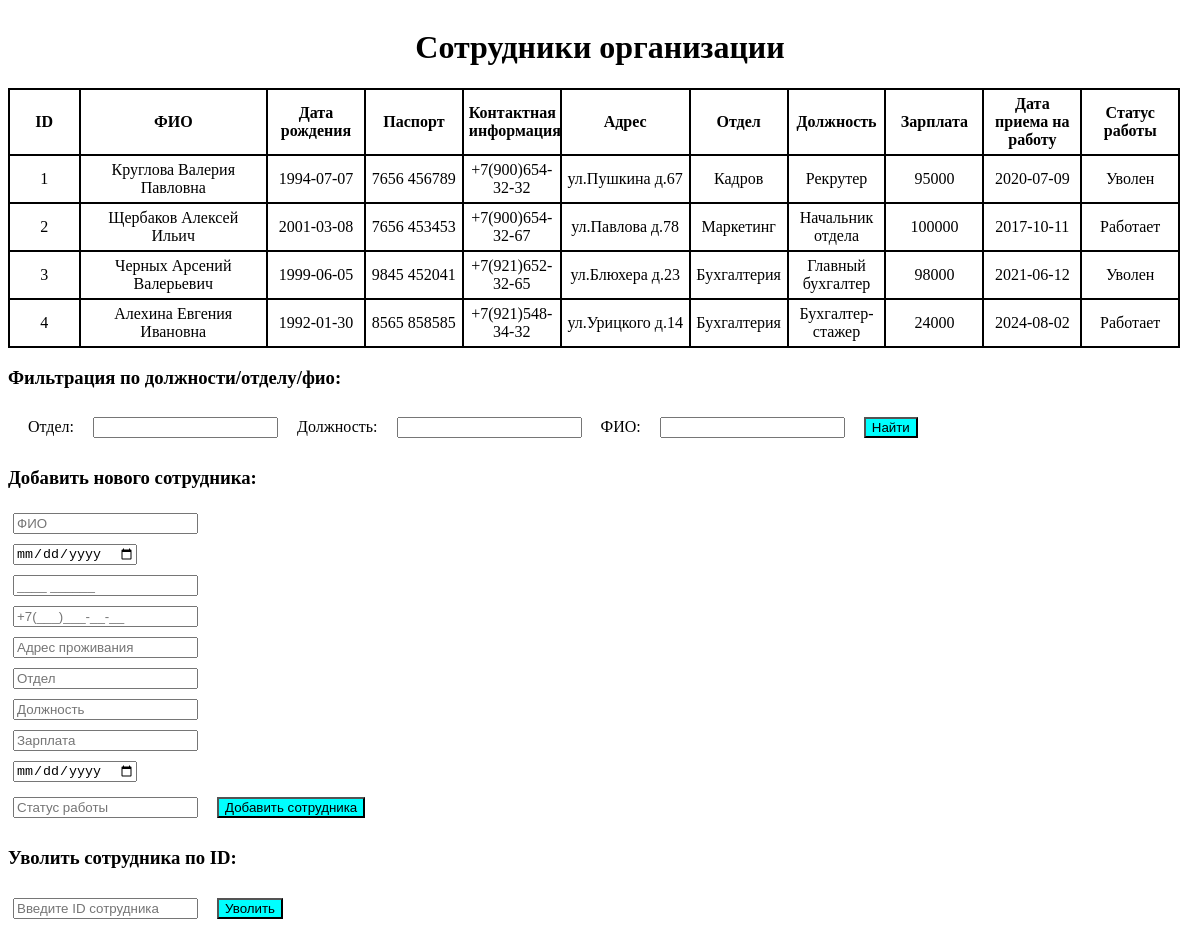
Before: / with the older database file.
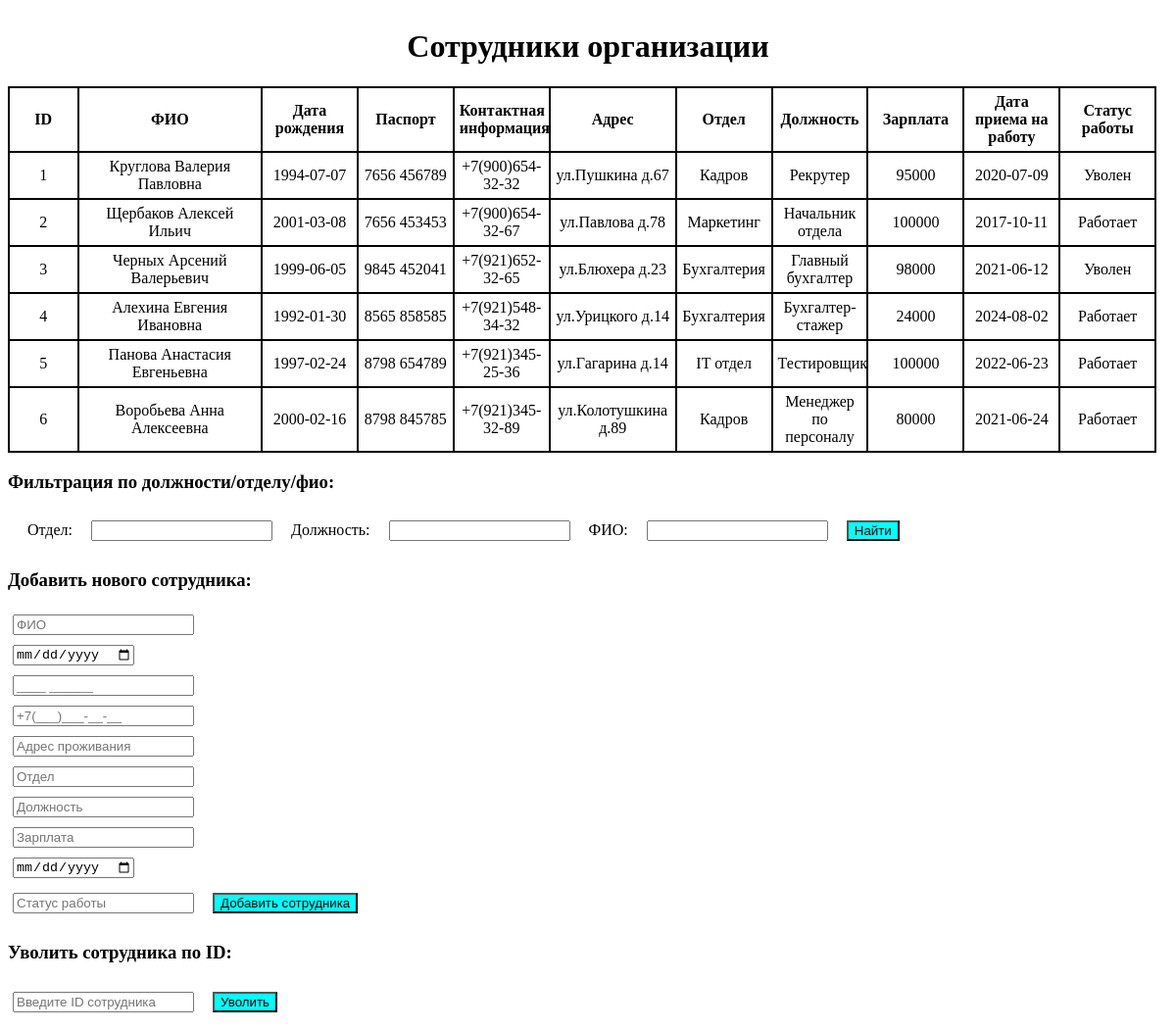
After: the same page with the newer database file.
### tables this page shows
CREATE TABLE `sotr` (
  `ID` int(11) NOT NULL,
  `FIO` varchar(75) NOT NULL,
  `DataRozhdenia` date NOT NULL,
  `Pasport` varchar(15) NOT NULL,
  `KontaktnayaInfa` varchar(75) NOT NULL,
  `Adres` varchar(75) NOT NULL,
  `Otdel` varchar(75) NOT NULL,
  `Dolzhnost` varchar(75) NOT NULL,
  `Zarplata` int(11) NOT NULL,
  `DataPrinatia` date NOT NULL,
  `Statusr` varchar(10) NOT NULL
);

### index.php (the view, shortened to what this page needs)
<!DOCTYPE html>
<html lang="en">
<head>
    <link href="style.css" rel="stylesheet" type="text/css">
</head>
<body>
<?php
require_once 'config.php';
$FOtdel = isset($_GET['FOtdel']) ?$_GET['FOtdel'] : '';
$FDolzhnost = isset($_GET['FDolzhnost']) ?$_GET['FDolzhnost'] : '';$FFIO = isset($_GET['FFIO']) ?$_GET['FFIO'] : '';
$query = "SELECT * FROM sotr WHERE 1=1";
$result = mysqli_query($conn, $query);
$list = array();
while ($row = mysqli_fetch_assoc($result)) {
$list[] = $row;
}
?>
<h1>Сотрудники организации</h1>
<table>
<thead>
    <th style=width:5%>ID</th>
    <th style=width:15%;>ФИО</th>
    <th>Дата рождения</th>
    <th>Паспорт</th>
    <th>Контактная информация</th>
    <th style=width:10%;>Адрес</th>
    <th>Отдел</th>
    <th>Должность</th>
    <th>Зарплата</th>
    <th>Дата приема на работу</th>
    <th>Статус работы</th>
</thead>
<tbody>
    <?php foreach($list as $item): ?>
        <tr>
            <td> <?php echo htmlspecialchars($item['ID']);?></td>
            <td> <?php echo htmlspecialchars($item['FIO']);?></td>
            <td> <?php echo htmlspecialchars($item['DataRozhdenia']);?></td>
            <td> <?php echo htmlspecialchars($item['Pasport']);?></td>
            <td> <?php echo htmlspecialchars($item['KontaktnayaInfa']);?></td>
            <td> <?php echo htmlspecialchars($item['Adres']);?></td>
            <td> <?php echo htmlspecialchars($item['Otdel']);?></td>
            <td> <?php echo htmlspecialchars($item['Dolzhnost']);?></td>
            <td> <?php echo htmlspecialchars($item['Zarplata']);?></td>
            <td> <?php echo htmlspecialchars($item['DataPrinatia']);?></td>
            <td> <?php echo htmlspecialchars($item['Statusr']);?></td>
        </tr>
    <?php endforeach; ?>
</tbody>
</table>
<h3> Фильтрация по должности/отделу/фио: </h3>
<form class = "filtr" method="GET" action="">
    <label class = "filtr" for="Otdel">Отдел:</label>
    <input type="text" id="Otdel" name="FOtdel" value="<?php echo htmlspecialchars($FOtdel); ?>">
    <label class = "filtr" for="Dolzhnost">Должность:</label>
    <input type="text" id="Dolzhnost" name="FDolzhnost" value="<?php echo htmlspecialchars($FDolzhnost); ?>">
    <label class = "filtr" for="FIO">ФИО:</label>
    <input type="text" id="FIO" name="FFIO" value="<?php echo htmlspecialchars($FFIO); ?>">
    <button type="submit">Найти</button>
</form>
<h3>Добавить нового сотрудника:</h3>
<form method="POST" action="">
<input type="text" name="FIO" placeholder="ФИО" required><br>
<input type="date" name="DataRozhdenia" placeholder="Дата рождения" required><br>
<input type="text" id="pasport" name="Pasport" placeholder="____ ______" required><br>
<input type="text" id="phone" name="KontaktnayaInfa" placeholder="+7(___)___-__-__" required><br>
<input type="text" name="Adres" placeholder="Адрес проживания" required><br>
<input type="text" name="Otdel" placeholder="Отдел" required><br>
<input type="text" name="Dolzhnost" placeholder="Должность" required><br>
<input type="number" name="Zarplata" placeholder="Зарплата" required><br>
<input type="date" name="DataPrinatia" placeholder="Дата принятия на работу" required><br>
<input type="text" name="Statusr" placeholder="Статус работы" required>
<button type="submit">Добавить сотрудника</button>
</form>
<h3>Уволить сотрудника по ID:</h3>
<form method="POST" action="">
<input type="number" name="id" placeholder="Введите ID сотрудника" required>
<button type="submit">Уволить</button>
</form>
</body>
</html>

### style.css (style rules this page uses)
h1 { text-align: center; }
body { font-size: 16px; align-content: center; }
table { table-layout: fixed; width: 99%; border-collapse: collapse; border: 2px solid rgb(0, 0, 0); }
th, td { padding: 5px; border: 2px solid rgb(0, 0, 0); text-align: center; }
.filtr { margin: 10px; font-size: 16px; align-content: center; }
button { margin: 10px; background-color:aqua; }
label { margin: 5px; }
input { margin: 5px; }

Changed rows visible on the page:
added sotr: ID "5", FIO "Панова Анастасия Евгеньевна", DataRozhdenia "1997-02-24", Pasport "8798 654789", KontaktnayaInfa "+7(921)345-25-36", Adres "ул.Гагарина д.14", Otdel "IT отдел", Dolzhnost "Тестировщик", Zarplata "100000", DataPrinatia "2022-06-23", Statusr "Работает"
added sotr: ID "6", FIO "Воробьева Анна Алексеевна", DataRozhdenia "2000-02-16", Pasport "8798 845785", KontaktnayaInfa "+7(921)345-32-89", Adres "ул.Колотушкина д.89", Otdel "Кадров", Dolzhnost "Менеджер по персоналу", Zarplata "80000", DataPrinatia "2021-06-24", Statusr "Работает"
